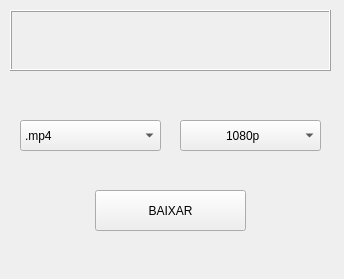
<?xml version="1.0" encoding="UTF-8"?>
<ui version="4.0">
 <class>Form</class>
 <widget class="QWidget" name="Form">
  <property name="geometry">
   <rect>
    <x>0</x>
    <y>0</y>
    <width>344</width>
    <height>279</height>
   </rect>
  </property>
  <property name="windowTitle">
   <string>Form</string>
  </property>
  <widget class="QFrame" name="videoInfo">
   <property name="geometry">
    <rect>
     <x>10</x>
     <y>10</y>
     <width>321</width>
     <height>61</height>
    </rect>
   </property>
   <property name="frameShape">
    <enum>QFrame::Shape::Box</enum>
   </property>
   <property name="frameShadow">
    <enum>QFrame::Shadow::Raised</enum>
   </property>
  </widget>
  <widget class="QComboBox" name="comboBox">
   <property name="geometry">
    <rect>
     <x>20</x>
     <y>120</y>
     <width>141</width>
     <height>31</height>
    </rect>
   </property>
   <property name="contextMenuPolicy">
    <enum>Qt::ContextMenuPolicy::NoContextMenu</enum>
   </property>
   <property name="styleSheet">
    <string notr="true">font: 18px &quot;Segoe UI&quot;;
</string>
   </property>
   <property name="duplicatesEnabled">
    <bool>false</bool>
   </property>
   <property name="frame">
    <bool>true</bool>
   </property>
   <item>
    <property name="text">
     <string>.mp4</string>
    </property>
   </item>
   <item>
    <property name="text">
     <string>.mp3</string>
    </property>
   </item>
  </widget>
  <widget class="QComboBox" name="comboBox_2">
   <property name="geometry">
    <rect>
     <x>180</x>
     <y>120</y>
     <width>141</width>
     <height>31</height>
    </rect>
   </property>
   <property name="contextMenuPolicy">
    <enum>Qt::ContextMenuPolicy::NoContextMenu</enum>
   </property>
   <property name="layoutDirection">
    <enum>Qt::LayoutDirection::LeftToRight</enum>
   </property>
   <property name="styleSheet">
    <string notr="true">font: 18px &quot;Segoe UI&quot;;
padding-left: 45%</string>
   </property>
   <item>
    <property name="text">
     <string>1080p</string>
    </property>
   </item>
   <item>
    <property name="text">
     <string>720p</string>
    </property>
   </item>
   <item>
    <property name="text">
     <string>480p</string>
    </property>
   </item>
  </widget>
  <widget class="QPushButton" name="pushButton">
   <property name="geometry">
    <rect>
     <x>95</x>
     <y>190</y>
     <width>151</width>
     <height>41</height>
    </rect>
   </property>
   <property name="styleSheet">
    <string notr="true">font:24px bold &quot;Segoe UI&quot;;</string>
   </property>
   <property name="text">
    <string>BAIXAR</string>
   </property>
  </widget>
 </widget>
 <resources/>
 <connections/>
</ui>
